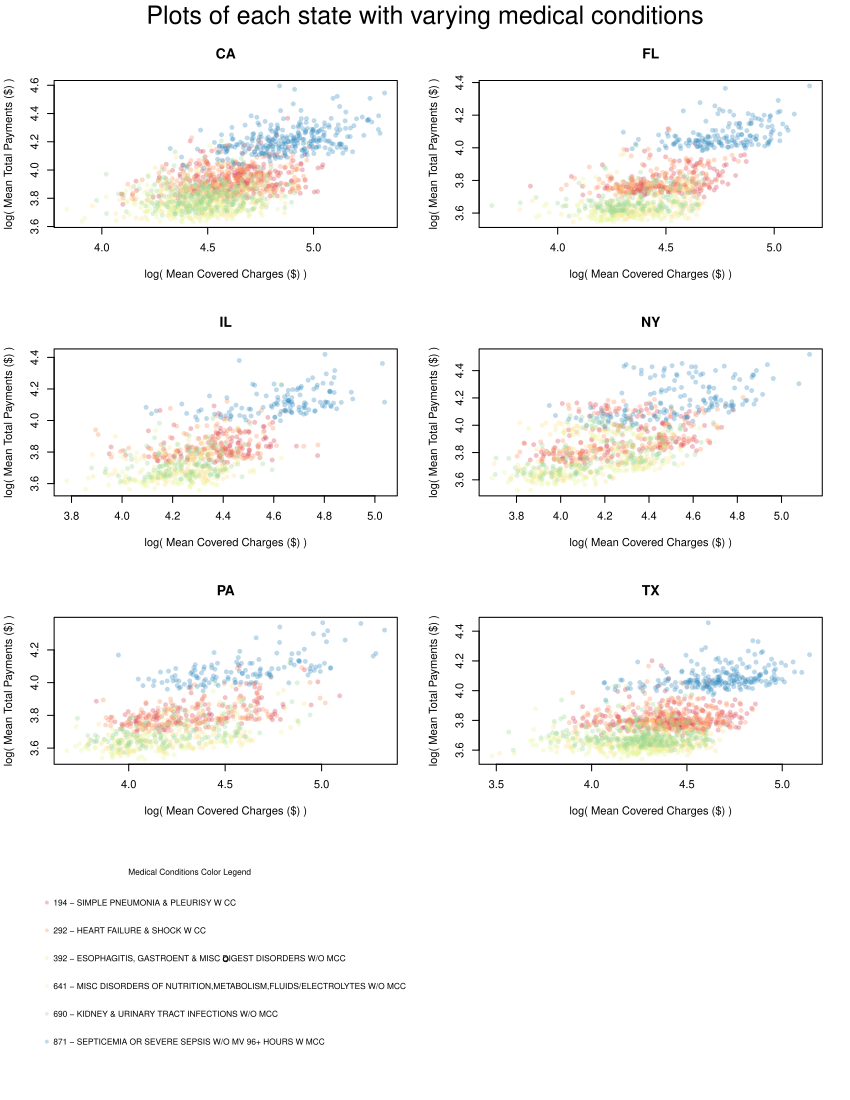

Write the R code that produced this figure.
library(RColorBrewer)

mydata <- read.csv("_e143dff6e844c7af8da2a4e71d7c054d_payments.csv", stringsAsFactors = F)
data2 <- log10(mydata[, c("Average.Covered.Charges", "Average.Total.Payments")])

conditionTypes <- unique(mydata$DRG.Definition)
color <- sapply(brewer.pal(6, "Spectral"), function(col){
    rgb.val <- col2rgb(col)
    rgb(rgb.val[1], rgb.val[2], rgb.val[3], 81, maxColorValue = 255)
})

par(mfrow=c(4, 2), oma = c(0, 0, 2, 0))
for (state in unique(mydata$Provider.State)){
    plot(data2[, 1][mydata$Provider.State == state], data2[, 2][mydata$Provider.State == state], 
         xlab = "log( Mean Covered Charges ($) )", ylab = "log( Mean Total Payments ($) )",
         main = state, pch = 16, col = rgb(1, 0, 0.2, 0.2), type = "n")
    
    for(i in seq(length(conditionTypes)))
        points(data2[, 1][mydata$DRG.Definition == conditionTypes[i] & mydata$Provider.State == state], data2[, 2][mydata$DRG.Definition == conditionTypes[i] & mydata$Provider.State == state], col = color[i] , pch = 16)
}

mtext("Plots of each state with varying medical conditions", outer = TRUE, cex = 1.5)
plot(1, 2, xaxt = 'n', yaxt = 'n', ann = F, bty = "n")
legend("bottomleft", inset=c(-0.04, -0.25), legend=unique(mydata$DRG.Definition), pch=16, 
       title="Medical Conditions Color Legend", col = color, cex=0.8, bty = "n")
